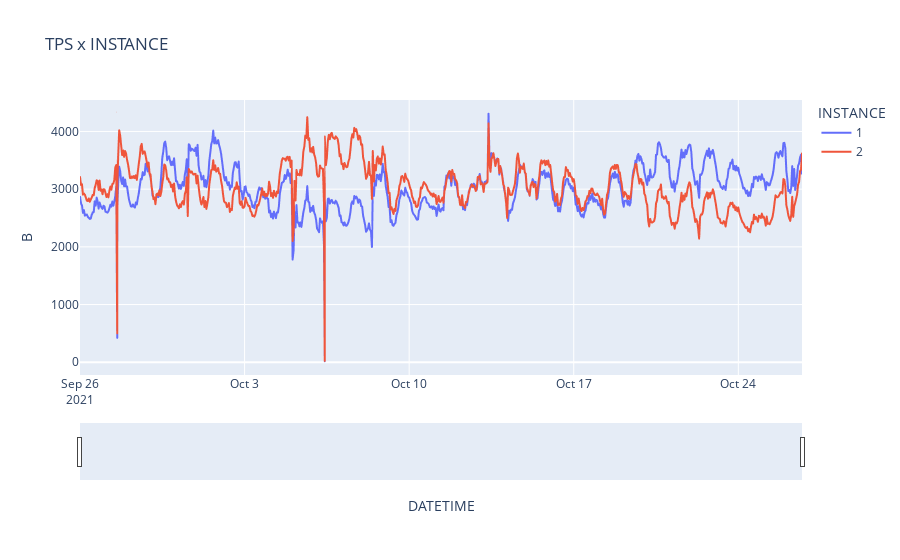
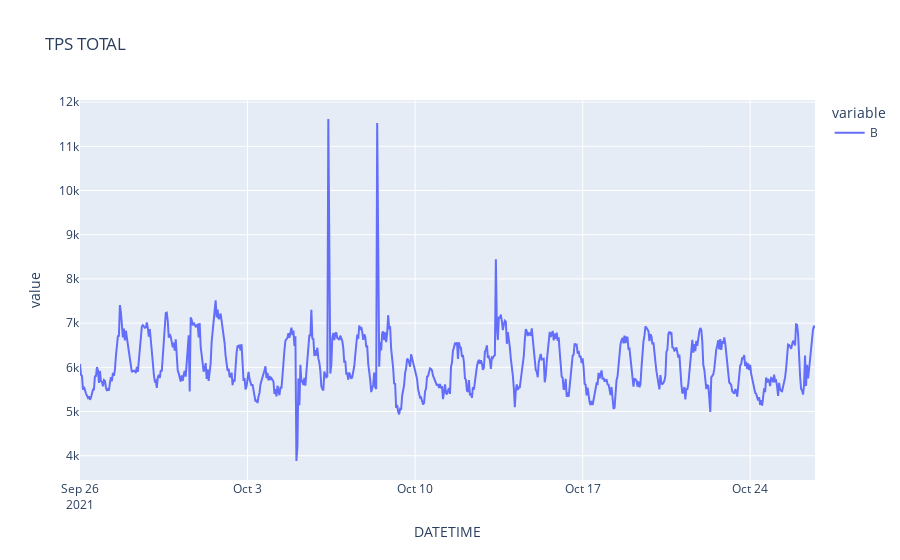

The code cell stored with these charts, in order, in its notebook:
### Markdown cell above
## Transactions per second, per instance

### Code cell
import pandas as pd
import plotly.express as px
import plotly.graph_objects as po
df = pd.read_csv('https://raw.githubusercontent.com/unpetee/getocidisks/master/tps.csv')
df['DATETIME']= pd.to_datetime(df['DATETIME'],format="%d/%m/%Y %H:%M")
df.loc[df.DATA > 0, 'B'] = df.DATA
fig = px.line(df, x = 'DATETIME', y = 'B',color='INSTANCE', title='TPS x INSTANCE')
fig.update_xaxes(rangeslider_visible=True)
fig.show()
df['DATETIME']= pd.to_datetime(df['DATETIME'],format="%d/%m/%Y %H:%M").dt.strftime('%d/%m/%Y %H')
df['DATETIME']= pd.to_datetime(df['DATETIME'],format="%d/%m/%Y %H")
df.loc[df.DATA > 0, 'B'] = df.DATA
gb_date = df.groupby("DATETIME")["B"].sum()
fig2 = px.line(gb_date,title='TPS TOTAL')
fig2.show()

### Figure 1 — Plotly figure (JSON) as saved in the notebook; plotly's stock layout.template omitted (floating-point values rounded to 4 significant figures; data arrays with more than 128 entries replaced by an {"elided": "..."} marker saying what was removed)
{"data": [{"hovertemplate": "INSTANCE=1<br>DATETIME=%{x}<br>B=%{y}<extra></extra>", "legendgroup": "1", "line": {"color": "#636efa", "dash": "solid"}, "marker": {"symbol": "circle"}, "mode": "lines", "name": "1", "showlegend": true, "type": "scattergl", "x": {"elided": "740 str values"}, "xaxis": "x", "y": {"elided": "740 int values"}, "yaxis": "y"}, {"hovertemplate": "INSTANCE=2<br>DATETIME=%{x}<br>B=%{y}<extra></extra>", "legendgroup": "2", "line": {"color": "#EF553B", "dash": "solid"}, "marker": {"symbol": "circle"}, "mode": "lines", "name": "2", "showlegend": true, "type": "scattergl", "x": {"elided": "740 str values"}, "xaxis": "x", "y": {"elided": "740 int values"}, "yaxis": "y"}], "layout": {"legend": {"title": {"text": "INSTANCE"}, "tracegroupgap": 0}, "title": {"text": "TPS x INSTANCE"}, "xaxis": {"anchor": "y", "domain": [0, 1], "rangeslider": {"visible": true}, "title": {"text": "DATETIME"}}, "yaxis": {"anchor": "x", "domain": [0, 1], "title": {"text": "B"}}}}

### Figure 2 — Plotly figure (JSON) as saved in the notebook; plotly's stock layout.template omitted (floating-point values rounded to 4 significant figures; data arrays with more than 128 entries replaced by an {"elided": "..."} marker saying what was removed)
{"data": [{"hovertemplate": "variable=B<br>DATETIME=%{x}<br>value=%{y}<extra></extra>", "legendgroup": "B", "line": {"color": "#636efa", "dash": "solid"}, "marker": {"symbol": "circle"}, "mode": "lines", "name": "B", "orientation": "v", "showlegend": true, "type": "scatter", "x": {"elided": "736 str values"}, "xaxis": "x", "y": {"elided": "736 int values"}, "yaxis": "y"}], "layout": {"legend": {"title": {"text": "variable"}, "tracegroupgap": 0}, "title": {"text": "TPS TOTAL"}, "xaxis": {"anchor": "y", "domain": [0, 1], "title": {"text": "DATETIME"}}, "yaxis": {"anchor": "x", "domain": [0, 1], "title": {"text": "value"}}}}
